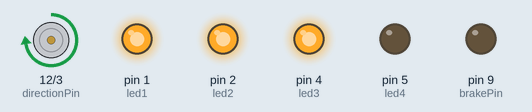
A sketch run on a simulated Arduino Uno, built with avr-gcc and run on an emulated ATmega328P. On the bench: direction and speed pins drawn as motors (green arrow = direction pin HIGH = forward, orange = LOW = backward, longer = more drive), output pins drawn as LEDs (lit = HIGH).

Above: at 0.5 s.
At 1.5 s:
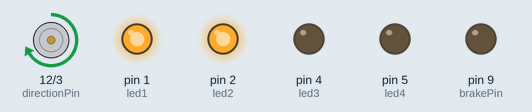
At 3.5 s:
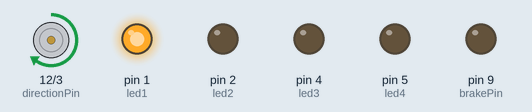
At 5.5 s:
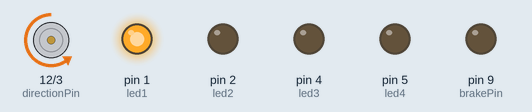
At 6.5 s:
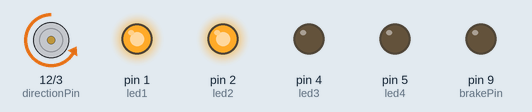
At 9.5 s:
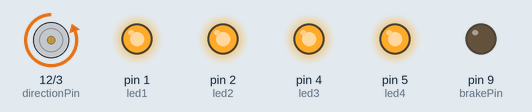
Timing chart, 0 to 12.7 s (numbered marks = the images above):
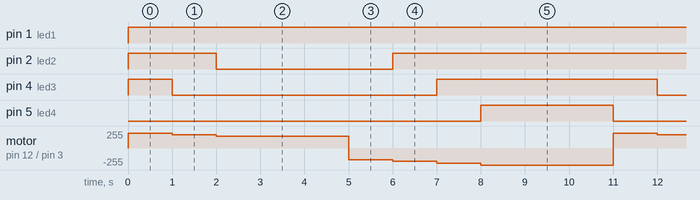

Measured:
- by itself, pin 1 (led1): LOW → HIGH at 0.00 s
- by itself, pin 2 (led2): repeats every 11.0 s: LOW 4.0 s, HIGH 7.0 s
- by itself, pin 4 (led3): repeats every 11.0 s: LOW 6.0 s, HIGH 5.0 s
- by itself, pin 5 (led4): alternates HIGH for 3.0 s and LOW for 8.0 s
- by itself, motor on pin 12 (directionPin) / pin 3 (pwmPin): repeats every 11.0 s: forward 200/255 1.0 s, forward 175/255 3.0 s, backward 175/255 1.0 s, backward 200/255 1.0 s, backward 225/255 1.0 s, backward 255/255 3.0 s, forward 225/255 1.0 s

The sketch:

code_exemple.ino
```cpp
int directionPin = 12;
int pwmPin = 3;
int brakePin = 9;
#define led1 1
#define led2 2
#define led3 4
#define led4 5
int time = 1000;

//boolean to switch direction
bool directionState;

void setup() {

//define pins
pinMode(directionPin, OUTPUT); //sortie moteur
pinMode(pwmPin, OUTPUT);       //sortie moteur
pinMode(brakePin, OUTPUT);     //sortie moteur
pinMode (led1, OUTPUT);        //sortie leds
pinMode (led2, OUTPUT);        //sortie leds
pinMode (led3, OUTPUT);        //sortie leds
pinMode (led4, OUTPUT);        //sortie leds

}

void loop() {
directionState = !directionState;   //change direction every loop()
if(directionState == false){        //write a low state to the direction pin (13)
  digitalWrite(directionPin, LOW);  //write a low state to the direction pin (13)

  analogWrite(pwmPin, 175);       //on défini la vitesse du moteur
  digitalWrite(led1, HIGH); //gestion des leds
  digitalWrite(led2, LOW);  //gestion des leds
  digitalWrite(led3, LOW);  //gestion des leds
  digitalWrite(led4, LOW);  //gestion des leds
  delay(time);

  analogWrite(pwmPin, 200);       //on défini la vitesse du moteur
  digitalWrite(led1, HIGH); //gestion des leds
  digitalWrite(led2, HIGH); //gestion des leds
  digitalWrite(led3, LOW);  //gestion des leds
  digitalWrite(led4, LOW);  //gestion des leds
  delay(time);

  analogWrite(pwmPin, 225);      //on défini la vitesse du moteur
  digitalWrite(led1, HIGH); //gestion des leds
  digitalWrite(led2, HIGH); //gestion des leds
  digitalWrite(led3, HIGH); //gestion des leds
  digitalWrite(led4, LOW);  //gestion des leds
  delay(time);

  analogWrite(pwmPin, 255);      //on défini la vitesse du moteur
  digitalWrite(led1, HIGH); //gestion des leds
  digitalWrite(led2, HIGH); //gestion des leds
  digitalWrite(led3, HIGH); //gestion des leds
  digitalWrite(led4, HIGH); //gestion des leds
  delay(time);
}
else{                               //write a high state to the direction pin (13)
  digitalWrite(directionPin, HIGH); //write a high state to the direction pin (13)

  analogWrite(pwmPin, 225);      //on défini la vitesse du moteur
  digitalWrite(led1, HIGH); //gestion des leds
  digitalWrite(led2, HIGH); //gestion des leds
  digitalWrite(led3, HIGH); //gestion des leds
  digitalWrite(led4, LOW);  //gestion des leds
  delay(time);

  analogWrite(pwmPin, 200);       //on défini la vitesse du moteur
  digitalWrite(led1, HIGH); //gestion des leds
  digitalWrite(led2, HIGH); //gestion des leds
  digitalWrite(led3, LOW);  //gestion des leds
  digitalWrite(led4, LOW);  //gestion des leds
  delay(time);

  analogWrite(pwmPin, 175);       //on défini la vitesse du moteur
  digitalWrite(led1, HIGH); //gestion des leds
  digitalWrite(led2, LOW);  //gestion des leds
  digitalWrite(led3, LOW);  //gestion des leds
  digitalWrite(led4, LOW);  //gestion des leds
  delay(time);
}


//digitalWrite(brakePin, LOW);        //release breaks
//analogWrite(pwmPin, 255);           //set work duty for the motor
//
//delay(time);
//digitalWrite(brakePin, HIGH);       //activate breaks
//analogWrite(pwmPin, 0);             //set work duty for the motor to 0 (off)


delay(2000);
}
```
